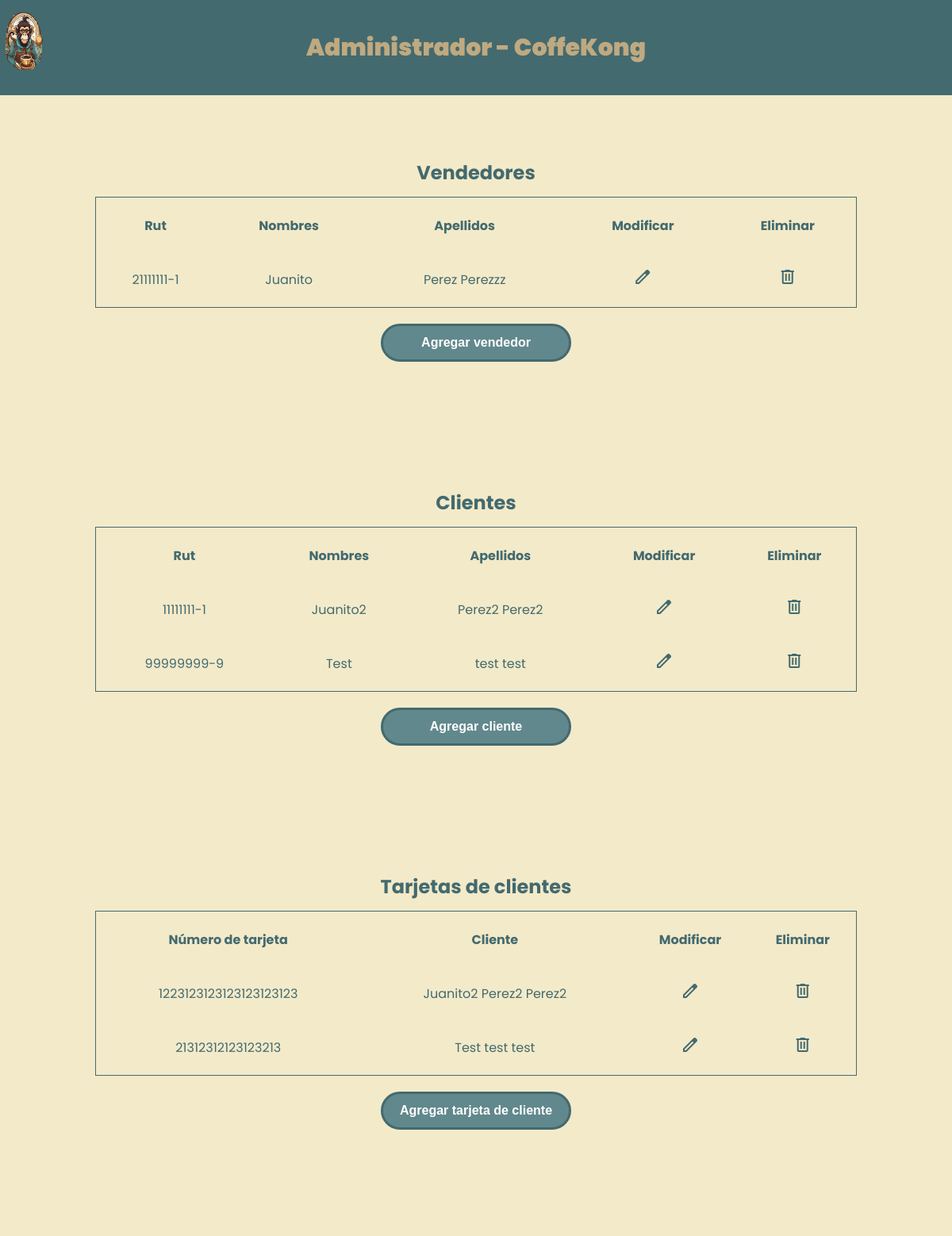
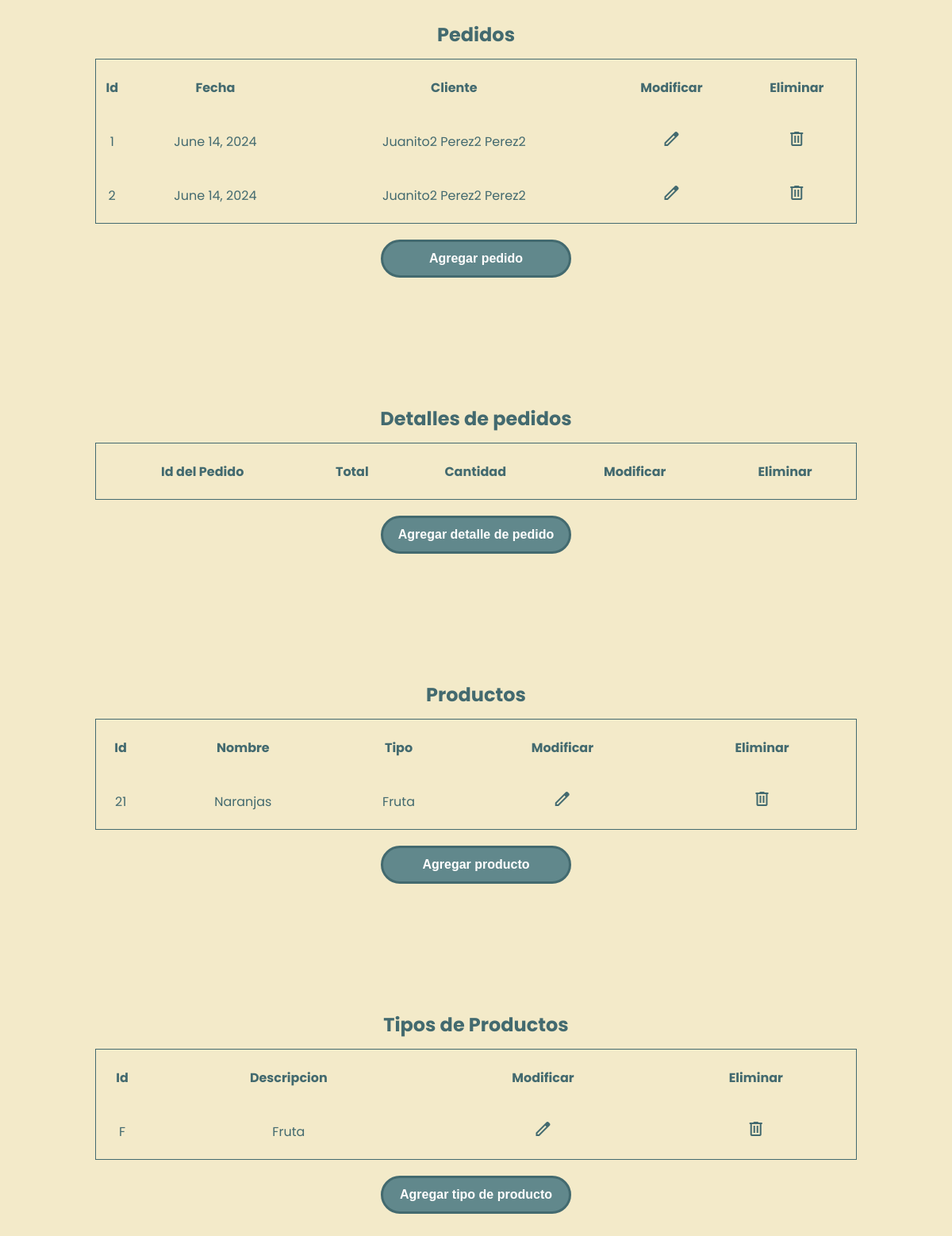
Page /CoffeKong/crud/ on the earlier database version (2 pictures, top to bottom).
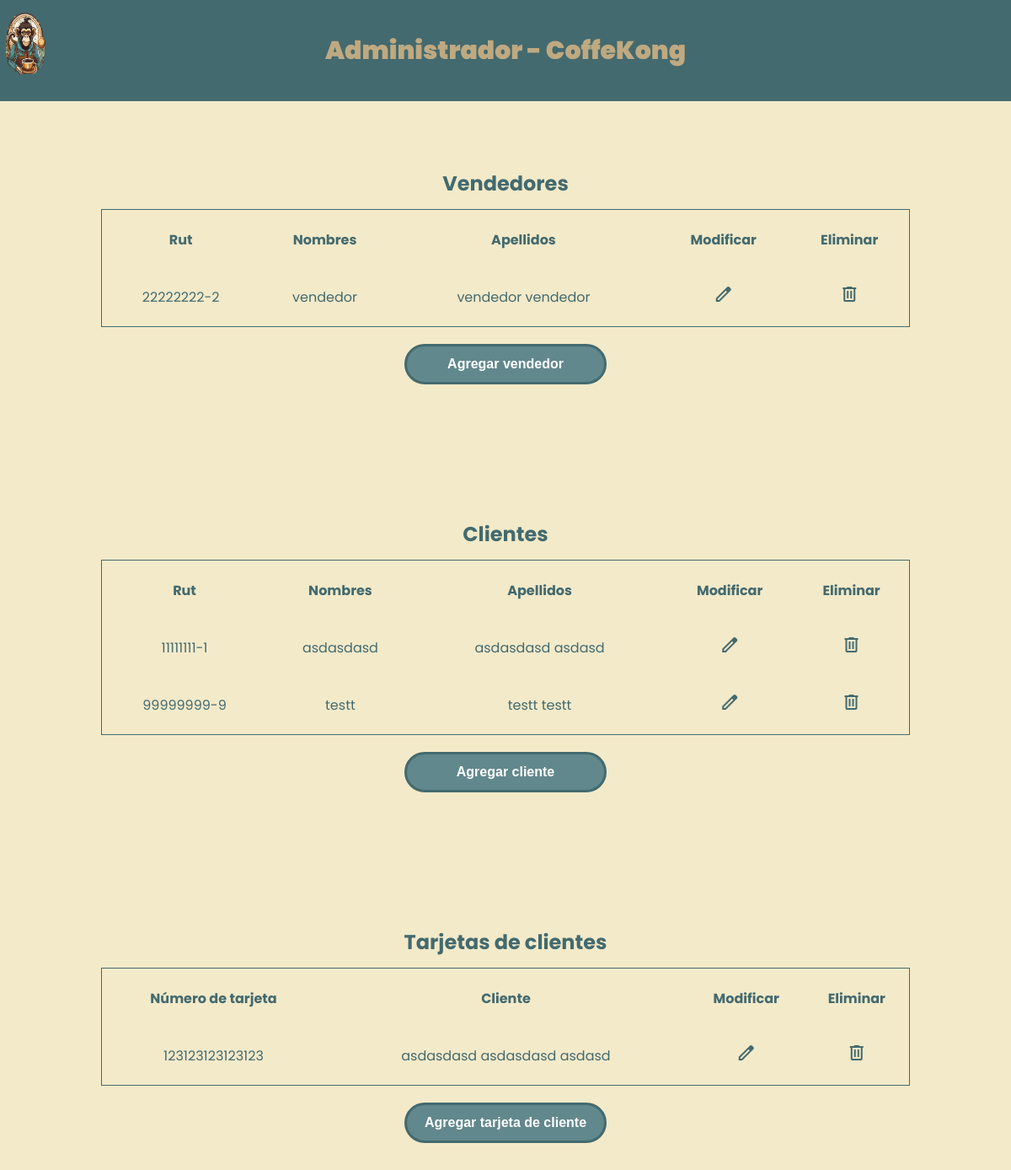
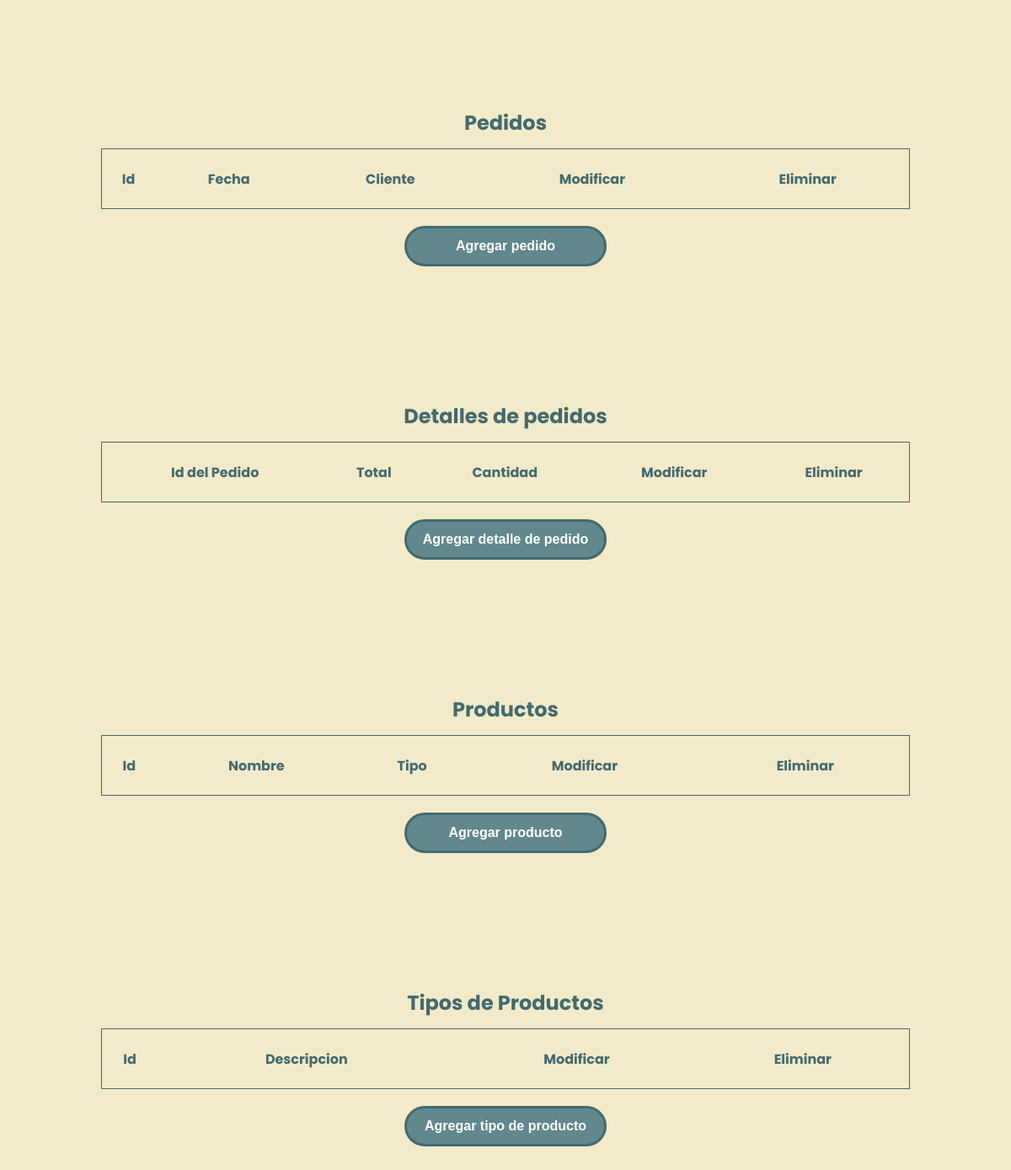
Same page on the later database version (2 pictures, top to bottom).
### CoffeKong/models.py (models this page shows, shortened)
class vendedor(models.Model):
    run = models.CharField(max_length=12, primary_key=True, db_column="run")
    nombres = models.CharField(max_length=80)
    apaterno = models.CharField(max_length=30)
    amaterno = models.CharField(max_length=30)
    direccion = models.CharField(max_length=100)
    telefono = models.CharField(max_length=10)
    correo = models.CharField(max_length=50)
    contrasenia = models.CharField(max_length=50)

class cliente(models.Model):
    run = models.CharField(max_length=12, primary_key=True, db_column="run")
    nombres = models.CharField(max_length=80)
    apaterno = models.CharField(max_length=30)
    amaterno = models.CharField(max_length=30)
    direccion = models.CharField(max_length=100)
    telefono = models.CharField(max_length=10)
    correo = models.CharField(max_length=50)
    contrasenia = models.CharField(max_length=50)
    def __str__(self):
        return str(self.nombres+" "+self.apaterno+" "+self.amaterno)

class tarjeta(models.Model):
    nro_tarjeta = models.CharField(primary_key=True, db_column="nroTarjeta", max_length=30)
    cliente = models.ForeignKey("cliente", on_delete=models.CASCADE, db_column="run")

class pedido(models.Model):
    id_pedido = models.AutoField(primary_key=True, db_column="idPedido")
    cliente = models.ForeignKey("cliente", on_delete=models.CASCADE, db_column="run")
    fecha = models.DateField()
    estado = models.ForeignKey("estado", on_delete=models.CASCADE, db_column="idEstado")

class producto(models.Model):
    id_producto = models.IntegerField(primary_key=True, db_column="idProducto")
    nombre = models.CharField(max_length=50)
    descripcion = models.CharField(max_length=300)
    precio = models.IntegerField()
    imagen = models.CharField(max_length=100)
    tipo = models.ForeignKey("tipoProducto", on_delete=models.CASCADE, db_column="idTipoProducto")

class tipoProducto(models.Model):
    id_tipoproducto = models.CharField(max_length=2, primary_key=True, db_column="idTipoProducto")
    descripcion = models.CharField(max_length=30)
    def __str__(self):
        return str(self.descripcion)

### CoffeKong/views.py (the view)
# urls.py: path("crud/", views.crud, name="crud"),
def crud(request):
    vendedores = vendedor.objects.all()
    clientes = cliente.objects.all()
    tarjetas = tarjeta.objects.all()
    pedidos = pedido.objects.all()
    detallePedidos = detallePedido.objects.all()
    productos = producto.objects.all()
    tipoProductos = tipoProducto.objects.all()
    context = {
        "vendedores": vendedores,
        "clientes": clientes,
        "tarjetas": tarjetas,
        "pedidos": pedidos,
        "detallePedidos": detallePedidos,
        "productos": productos,
        "tipoProductos": tipoProductos,
    }
    return render(request, "pages/crud/crud.html", context)

### CoffeKong/templates/pages/crud/crud.html (shortened to what this page needs)
<!DOCTYPE html>
<html lang="en">
<head>
    {% load static %}
    <link rel="stylesheet" href="{% static '/css/style.css' %}" />
</head>
<body>
    {% include "base/header_adm.html" %}
    <div class="main-crud">
        <article class="ct-container">
            <table class="table-crud">
                <caption class="table-title">Vendedores</caption>
                <thead>
                    <th class="th-crud">Rut</th>
                    <th class="th-crud">Nombres</th>
                    <th class="th-crud">Apellidos</th>
                    <th class="th-crud">Modificar</th>
                    <th class="th-crud">Eliminar</th>
                </thead>
                <tbody>
                    {% if vendedores %}
                        {% for tmp in vendedores %}
                            <tr>
                                <td class="td-crud">{{tmp.run}}</td>
                                <td class="td-crud">{{tmp.nombres}}</td>
                                <td class="td-crud">{{tmp.apaterno}} {{tmp.amaterno}}</td>
                                <td class="td-crud">
                                    <a href="{% url 'v_find' pk=tmp.run %}" class="crud-a crud-upd">
                                        <span class="material-symbols-outlined"> edit </span>
                                    </a>
                                </td>
                                <td class="td-crud">
                                    <a href="{% url 'v_del' pk=tmp.run %}" class="crud-a crud-del">
                                        <span class="material-symbols-outlined"> delete </span>
                                    </a>
                                </td>
                            </tr>
                        {% endfor %}
                    {% endif %}
                </tbody>
            </table>
            <a href="{% url 'v_add' %}" class="crud-a crud-add">
                <button type="button" class="crud-badd">
                    Agregar vendedor
                </button>
            </a>
        </article>
        <article class="ct-container">
            <table class="table-crud">
                <caption class="table-title">Clientes</caption>
                <thead>
                    <th class="th-crud">Rut</th>
                    <th class="th-crud">Nombres</th>
                    <th class="th-crud">Apellidos</th>
                    <th class="th-crud">Modificar</th>
                    <th class="th-crud">Eliminar</th>
                </thead>
                <tbody>
                    {% if clientes %}
                        {% for tmp in clientes %}
                            <tr>
                                <td class="td-crud">{{tmp.run}}</td>
                                <td class="td-crud">{{tmp.nombres}}</td>
                                <td class="td-crud">{{tmp.apaterno}} {{tmp.amaterno}}</td>
                                <td class="td-crud">
                                    <a href="{% url 'c_find' pk=tmp.run %}" class="crud-a crud-upd">
                                        <span class="material-symbols-outlined"> edit </span>
                                    </a>
                                </td>
                                <td class="td-crud">
                                    <a href="{% url 'c_del' pk=tmp.run %}" class="crud-a crud-del">
                                        <span class="material-symbols-outlined"> delete </span>
                                    </a>
                                </td>
                            </tr>
                        {% endfor %}
                    {% endif %}
                </tbody>
            </table>
            <a href="{% url 'c_add' %}" class="crud-a crud-add">
                <button type="button" class="crud-badd">
                    Agregar cliente
                </button>
            </a>
        </article>
        <article class="ct-container">
            <table class="table-crud">
                <caption class="table-title">Tarjetas de clientes</caption>
                <thead>
                    <th class="th-crud">Número de tarjeta</th>
                    <th class="th-crud">Cliente</th>
                    <th class="th-crud">Modificar</th>
                    <th class="th-crud">Eliminar</th>
                </thead>
                <tbody>
                    {% if tarjetas %}
                        {% for tmp in tarjetas %}
                            <tr>
                                <td class="td-crud">{{tmp.nro_tarjeta}}</td>
                                <td class="td-crud">{{tmp.cliente}}</td>
                                <td class="td-crud">
                                    <a href="{% url 'tc_find' pk=tmp.nro_tarjeta %}" class="crud-a crud-upd">
                                        <span class="material-symbols-outlined"> edit </span>
                                    </a>
                                </td>
                                <td class="td-crud">
                                    <a href="{% url 'tc_del' pk=tmp.nro_tarjeta %}" class="crud-a crud-del">
                                        <span class="material-symbols-outlined"> delete </span>
                                    </a>
                                </td>
                            </tr>
                        {% endfor %}
                    {% endif %}
                </tbody>
            </table>
            <a href="{% url 'tc_add' %}" class="crud-a crud-add">
                <button type="button" class="crud-badd">
                    Agregar tarjeta de cliente
                </button>
            </a>
        </article>
        <article class="ct-container">
            <table class="table-crud">
                <caption class="table-title">Pedidos</caption>
                <thead>
                    <th class="th-crud">Id</th>
                    <th class="th-crud">Fecha</th>
                    <th class="th-crud">Cliente</th>
                    <th class="th-crud">Modificar</th>
                    <th class="th-crud">Eliminar</th>
                </thead>
                <tbody>
                    {% if pedidos %}
                        {% for tmp in pedidos %}
                            <tr>
                                <td class="td-crud">{{tmp.id_pedido}}</td>
                                <td class="td-crud">{{tmp.fecha}}</td>
                                <td class="td-crud">{{tmp.cliente}}</td>
                                <td class="td-crud">
                                    <a href="#" class="crud-a crud-upd">
                                        <span class="material-symbols-outlined"> edit </span>
                                    </a>
                                </td>
                                <td class="td-crud">
                                    <a href="#" class="crud-a crud-del">
                                        <span class="material-symbols-outlined"> delete </span>
                                    </a>
                                </td>
                            </tr>
                        {% endfor %}
                    {% endif %}
                </tbody>
            </table>
            <a href="{% url 'p_add' %}" class="crud-a crud-add">
                <button type="button" class="crud-badd">
                    Agregar pedido
                </button>
            </a>
        </article>
        <article class="ct-container">
            <table class="table-crud">
                <caption class="table-title">Detalles de pedidos</caption>
                <thead>
                    <th class="th-crud">Id del Pedido</th>
                    <th class="th-crud">Total</th>
                    <th class="th-crud">Cantidad</th>
                    <th class="th-crud">Modificar</th>
                    <th class="th-crud">Eliminar</th>
                </thead>
            </table>
            <a href="#" class="crud-a crud-add">
                <button type="button" class="crud-badd">
                    Agregar detalle de pedido
                </button>
            </a>
        </article>
        <article class="ct-container">
            <table class="table-crud">
                <caption class="table-title">Productos</caption>
                <thead>
                    <th class="th-crud">Id</th>
                    <th class="th-crud">Nombre</th>
                    <th class="th-crud">Tipo</th>
                    <th class="th-crud">Modificar</th>
                    <th class="th-crud">Eliminar</th>
                </thead>
                <tbody>
                    {% if productos %}
                        {% for tmp in productos %}
                            <tr>
                                <td class="td-crud">{{tmp.id_producto}}</td>
                                <td class="td-crud">{{tmp.nombre}}</td>
                                <td class="td-crud">{{tmp.tipo}}</td>
                                <td class="td-crud">
                                    <a href="#" class="crud-a crud-upd">
                                        <span class="material-symbols-outlined"> edit </span>
                                    </a>
                                </td>
                                <td class="td-crud">
                                    <a href="#" class="crud-a crud-del">
                                        <span class="material-symbols-outlined"> delete </span>
                                    </a>
                                </td>
                            </tr>
                        {% endfor %}
                    {% endif %}
                </tbody>
            </table>
            <a href="#" class="crud-a crud-add">
                <button type="button" class="crud-badd">
                    Agregar producto
                </button>
            </a>
        </article>
        <article class="ct-container">
            <table class="table-crud">
                <caption class="table-title">Tipos de Productos</caption>
                <thead>
                    <th class="th-crud">Id</th>
                    <th class="th-crud">Descripcion</th>
                    <th class="th-crud">Modificar</th>
                    <th class="th-crud">Eliminar</th>
                </thead>
                <tbody>
                    {% if tipoProductos %}
                        {% for tmp in tipoProductos %}
                            <tr>
                                <td class="td-crud">{{tmp.id_tipoproducto}}</td>
                                <td class="td-crud">{{tmp.descripcion}}</td>
                                <td class="td-crud">
                                    <a href="#" class="crud-a crud-upd">
                                        <span class="material-symbols-outlined"> edit </span>
                                    </a>
                                </td>
                                <td class="td-crud">
                                    <a href="#" class="crud-a crud-del">
                                        <span class="material-symbols-outlined"> delete </span>
                                    </a>
                                </td>
                            </tr>
                        {% endfor %}
                    {% endif %}
                </tbody>
            </table>
            <a href="#" class="crud-a crud-add">
                <button type="button" class="crud-badd">
                    Agregar tipo de producto
                </button>
            </a>
        </article>
    </div>
</body>
</html>

### CoffeKong/templates/base/header_adm.html
{% load static %}
<div class="header-crud">
    <a href="{% url 'crud' %}">
        <img src="{% static '/images/logo.png' %}" alt="" class="crud-img">
    </a>
    <h1 class="crud-title">Administrador - CoffeKong</h1>
</div>

### CoffeKong/static/css/style.css (style rules this page uses)
body { box-sizing: border-box; margin: 0; background-color: #F3EAC9; font-family: "Poppins", sans-serif; }
h1 { font-weight: 900; font-size: 1.875em; margin-top: 1.175em; margin-bottom: 2.25em; margin-left: 0.8em; color: #BFA980; }
.header-crud { display: flex; background-color: #436A6F; height: 15vh; }
.header-crud .crud-img { width: 5vw; height: 10vh; margin-left: 0; margin-top: 1vw; position: absolute; }
.header-crud .crud-title { position: relative; text-align: center; margin: auto; }
.main-crud .ct-container { display: flex; flex-direction: column; align-items: center; margin-bottom: 10vh; }
.main-crud .ct-container .table-crud .table-title { font-size: 1.5em; font-weight: bold; color: #436A6F; height: 6vh; }
.main-crud .ct-container .table-crud { border: 0.1em solid #436A6F; margin: auto; margin-top: 10vh; width: 80vw; color: #436A6F; text-align: center; padding: 0; }
.main-crud .ct-container .table-crud .th-crud, .main-crud .ct-container .table-crud .td-crud { height: 8vh; }
.main-crud .ct-container .table-crud .td-crud .crud-a { text-decoration: none; color: #436A6F; }
.main-crud .ct-container .crud-add { margin-top: 2.5vh; }
.main-crud .ct-container .crud-add .crud-badd { width: 20vw; height: 6vh; background-color: #61888C; color: white; font-size: 1em; font-weight: 800; border: 0.188rem solid #436A6F; border-radius: 2.5rem; }

Differences in the rows shown:
removed vendedor: run "21111111-1", nombres "Juanito", apaterno "Perez", amaterno "Perezzz"
removed tarjeta: nro_tarjeta "1223123123123123123123", cliente "Juanito2 Perez2 Perez2"
removed tarjeta: nro_tarjeta "21312312123123213", cliente "Test test test"
removed pedido: id_pedido "1", fecha "June 14, 2024", cliente "Juanito2 Perez2 Perez2"
removed pedido: id_pedido "2", fecha "June 14, 2024", cliente "Juanito2 Perez2 Perez2"
removed producto: id_producto "21", nombre "Naranjas", tipo "Fruta"
removed tipoProducto: id_tipoproducto "F", descripcion "Fruta"
added vendedor: run "22222222-2", nombres "vendedor", apaterno "vendedor", amaterno "vendedor"
changed cliente "11111111-1": nombres "Juanito2" → "asdasdasd"; apaterno "Perez2" → "asdasdasd"; amaterno "Perez2" → "asdasd"
changed cliente "99999999-9": nombres "Test" → "testt"; apaterno "test" → "testt"; amaterno "test" → "testt"
added tarjeta: nro_tarjeta "123123123123123", cliente "asdasdasd asdasdasd asdasd"
